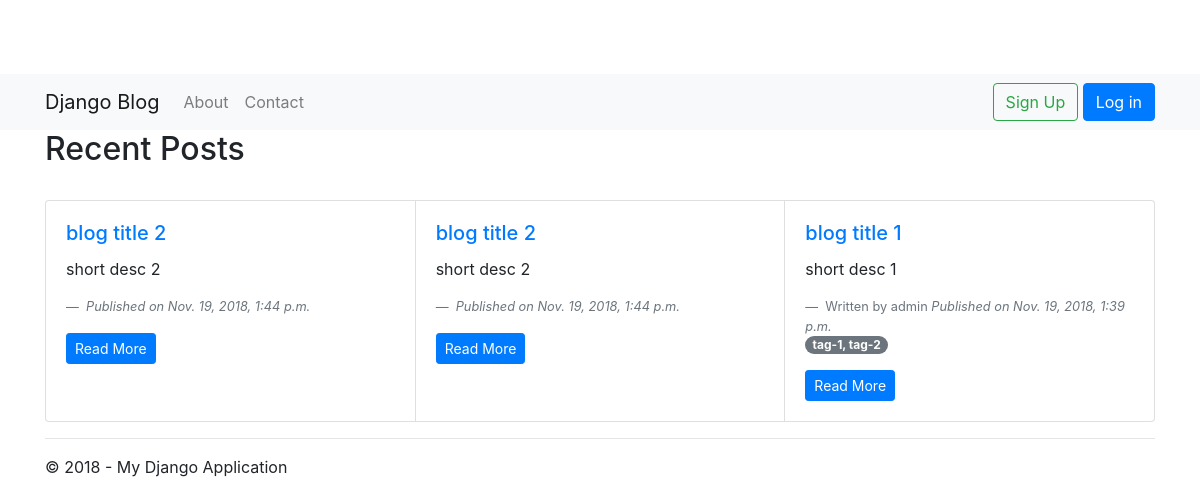
/, run on an earlier commit of the app's database.
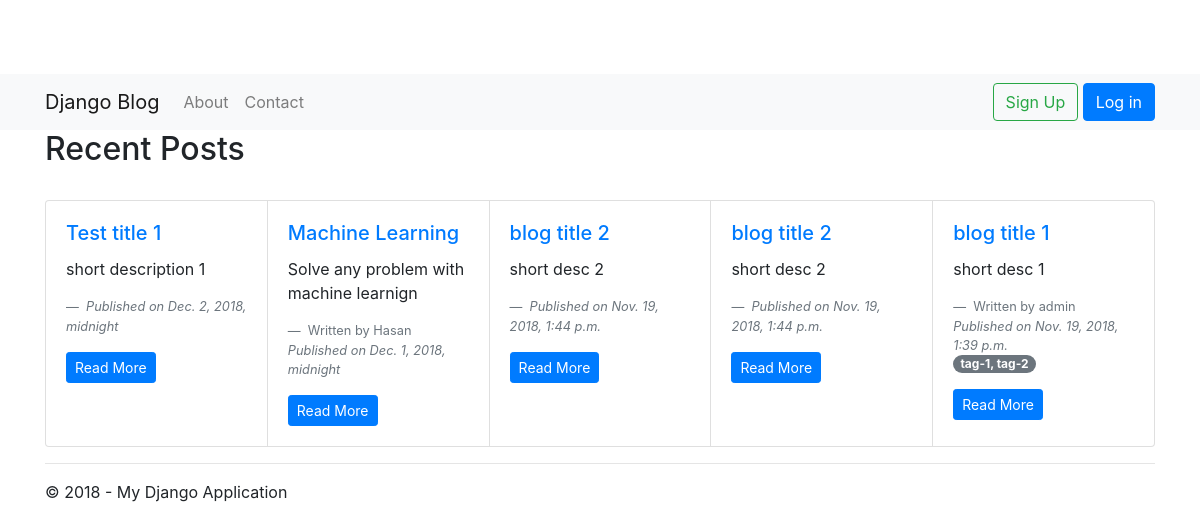
And on a later commit of the database.
### blog/models.py (models this page shows, shortened)
class BlogPost(models.Model):
    title = models.CharField(max_length=200)
    short_description = models.CharField(max_length=4000)
    content = models.TextField()
    status = models.PositiveSmallIntegerField()
    url = models.CharField(max_length=200, default=None, blank=True, null=True)
    tag = models.CharField(max_length=40, default=None, blank=True, null=True)
    order = models.FloatField(default=0)
    pub_date = models.DateTimeField('date published')
    author = models.CharField(max_length=200, default=None, blank=True, null=True)
    created_date = models.DateTimeField('date created')
    last_updated_date = models.DateTimeField('date updated')
    isdeleted = models.BooleanField()
    user = models.ForeignKey(User, null=True)

### blog/views.py (the view)
class BlogPostListView(ListView):
    model = BlogPost
    def get_context_data(self, **kwargs):
        context = super(BlogPostListView, self).get_context_data(**kwargs)
        context['title'] = 'Blog Posts'
        context['year'] = datetime.now().year
        return context

### blog/templates/blog/index.html
{% extends "app/layout.html" %}
{% block content %}
<h2>Recent Posts</h2>
<br/>
{% if latest_post_list %}
<div class="card-group">
    {% for post in latest_post_list %}
        <div class="card">
          <div class="card-body">
            <h5 class="card-title"><a href="{% url 'blog:blogpostdetail' post.id %}">{{post.title}}</a></h5>
            <p class="card-text">{{post.short_description}}</p>
            <footer class="blockquote-footer">
                {% if post.author %}
              Written by {{post.author}}
                {% endif %}
                <cite title="Source Title">Published on {{post.pub_date}}</cite>
            </footer>
              <p>
                  {% if post.tag %}
                  <span class="badge badge-pill badge-secondary">{{post.tag}}</span>
                  {% endif %}
              </p>
            <a href="{% url 'blog:blogpostdetail' post.id %}" class="btn btn-primary btn-sm">Read More</a>
          </div>
        </div>
    {% endfor %}
</div>
{% else %}
<p>No posts available.</p>
<br />
<p>You can add new posts using the Django administration interface.</p>
<p><a href="/admin" class="btn btn-primary btn-large">Django Administration &raquo;</a></p>
{% endif %}
{% endblock %}

What changed in the data, as far as the page shows it:
added BlogPost: title "Test title 1", short_description "short description 1", pub_date "Dec. 2, 2018, midnight"
added BlogPost: title "Machine Learning", short_description "Solve any problem with machine learnign", author "Hasan", pub_date "Dec. 1, 2018, midnight"
